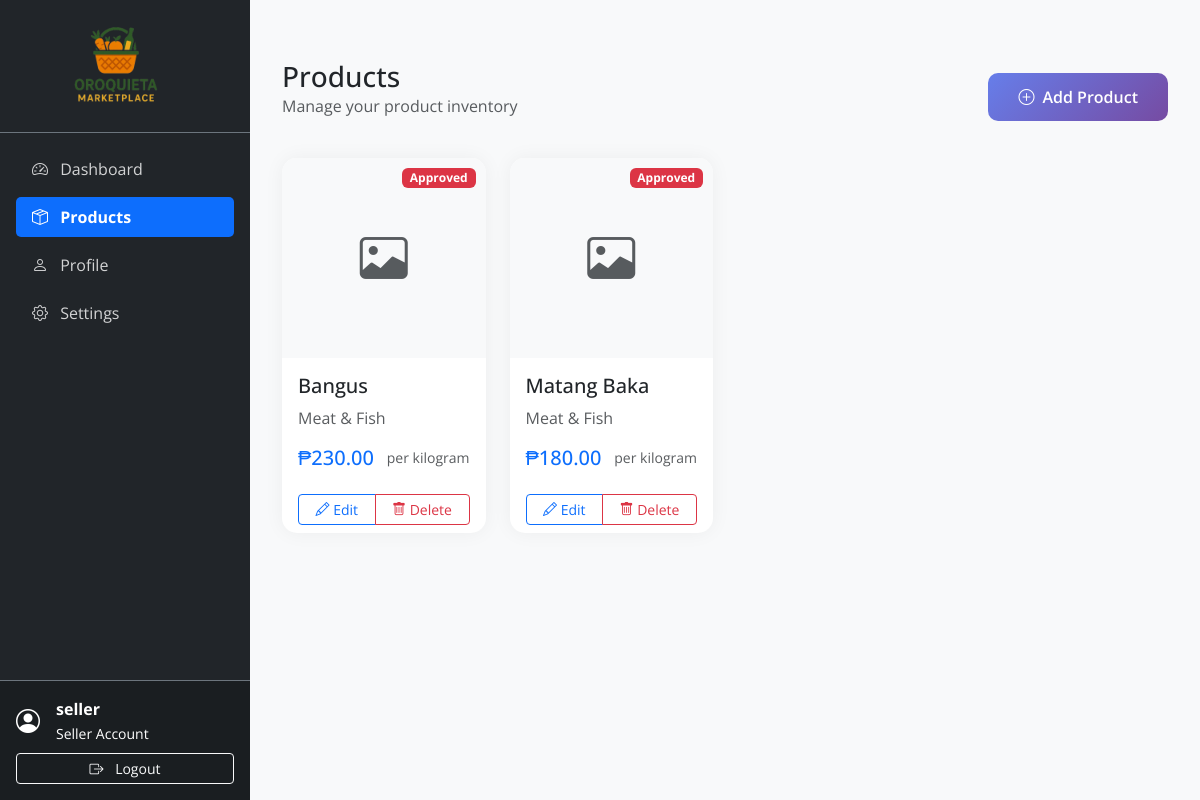
The app's page /seller/products.php (signed in) with its own data.
### tables this page shows
CREATE TABLE `products` (
  `id` int(11) NOT NULL,
  `seller_id` int(11) NOT NULL,
  `category_id` int(11) DEFAULT NULL,
  `name` varchar(255) NOT NULL,
  `description` text DEFAULT NULL,
  `price` decimal(10,2) NOT NULL,
  `stock_quantity` int(11) NOT NULL DEFAULT 0,
  `unit` varchar(20) DEFAULT NULL,
  `status` enum('pending','approved','rejected') DEFAULT 'pending',
  `image` blob NOT NULL,
  `is_active` tinyint(1) DEFAULT 1,
  `created_at` timestamp NOT NULL DEFAULT current_timestamp(),
  `updated_at` timestamp NOT NULL DEFAULT current_timestamp() ON UPDATE current_timestamp()
);

CREATE TABLE `categories` (
  `id` int(11) NOT NULL,
  `name` varchar(100) NOT NULL,
  `description` text DEFAULT NULL,
  `parent_id` int(11) DEFAULT NULL,
  `image` varchar(255) DEFAULT NULL,
  `is_active` tinyint(1) DEFAULT 1,
  `created_at` timestamp NOT NULL DEFAULT current_timestamp(),
  `updated_at` timestamp NOT NULL DEFAULT current_timestamp() ON UPDATE current_timestamp()
);

### seller/products.php (the view, shortened to what this page needs)
<?php
require_once '../includes/db_connect.php';
$seller_id = $_SESSION['user_id'];
$query = "SELECT p.*, c.name as category_name
          FROM products p
          LEFT JOIN categories c ON p.category_id = c.id
          WHERE p.seller_id = ?
          ORDER BY p.created_at DESC";
$stmt = $pdo->prepare($query);
$stmt->execute([$seller_id]);
$products_result = $stmt;
?>
<!DOCTYPE html>
<html lang="en">
<head>
    <link rel="stylesheet" href="https://use.fontawesome.com/releases/v5.15.4/css/all.css" />
    <link href="https://cdn.jsdelivr.net/npm/bootstrap-icons@1.4.1/font/bootstrap-icons.css" rel="stylesheet">
    <link href="https://cdn.jsdelivr.net/npm/bootstrap@5.3.0/dist/css/bootstrap.min.css" rel="stylesheet">
</head>
<body>
    <?php include 'sidebar.php'; ?>
    <div class="main-content">
        <div class="container-fluid">
            <div class="d-flex justify-content-between align-items-center mb-4">
                <div>
                    <h1 class="h3 mb-0 text-dark">Products</h1>
                    <p class="text-muted">Manage your product inventory</p>
                </div>
                <button class="btn btn-add-product text-white" data-bs-toggle="modal" data-bs-target="#addProductModal">
                    <i class="bi bi-plus-circle me-2"></i>Add Product
                </button>
            </div>
            <div class="row">
                <?php if ($products_result->rowCount() > 0): ?>
                    <?php while ($product = $products_result->fetch()): ?>
                        <div class="col-lg-3 col-md-4 col-sm-6 mb-4">
                            <div class="card product-card">
                                <div class="position-relative">
                                    <?php if (!empty($product['image'])): ?>
                                        <img
                                            class="product-image" alt="<?php echo htmlspecialchars($product['name']); ?>">
                                    <?php else: ?>
                                        <div class="product-image bg-light d-flex align-items-center justify-content-center">
                                            <i class="bi bi-image text-muted" style="font-size: 3rem;"></i>
                                        </div>
                                    <?php endif; ?>
                                    <span
                                        class="badge status-badge <?php echo $product['status'] == 'available' ? 'bg-success' : 'bg-danger'; ?>">
                                        <?php echo ucfirst($product['status']); ?>
                                    </span>
                                </div>
                                <div class="card-body">
                                    <h5 class="card-title"><?php echo htmlspecialchars($product['name']); ?></h5>
                                    <p class="card-text text-muted">
                                        <?php echo htmlspecialchars($product['category_name'] ? $product['category_name'] : 'Uncategorized'); ?>
                                    </p>
                                    <div class="d-flex justify-content-between align-items-center">
                                        <span
                                            class="h5 text-primary mb-0">₱<?php echo number_format($product['price'], 2); ?></span>
                                        <small class="text-muted">per <?php echo htmlspecialchars($product['unit']); ?></small>
                                    </div>
                                </div>
                                <div class="card-footer bg-transparent border-0">
                                    <div class="btn-group w-100" role="group">
                                        <button class="btn btn-outline-primary btn-sm"
                                            onclick="editProduct(<?php echo $product['id']; ?>)">
                                            <i class="bi bi-pencil"></i> Edit
                                        </button>
                                        <button class="btn btn-outline-danger btn-sm"
                                            onclick="deleteProduct(<?php echo $product['id']; ?>)">
                                            <i class="bi bi-trash"></i> Delete
                                        </button>
                                    </div>
                                </div>
                            </div>
                        </div>
                    <?php endwhile; ?>
                <?php endif; ?>
            </div>
        </div>
    </div>
</body>
</html>

### seller/products.php (style rules this page uses)
:root { --primary: #0d6efd; --secondary: #6c757d; --success: #198754; --info: #0dcaf0; --warning: #ffc107; --danger: #dc3545; --light: #f8f9fa; --dark: #212529; }
body { font-family: 'Open Sans', sans-serif; background-color: #f8f9fa; min-height: 100vh; }
.main-content { margin-left: 250px; padding: 20px; transition: all 0.3s; }
.product-card { border: none; border-radius: 15px; box-shadow: 0 0 20px rgba(0, 0, 0, 0.05); transition: all 0.3s; overflow: hidden; height: 100%; }
.product-image { height: 200px; object-fit: cover; width: 100%; }
.status-badge { position: absolute; top: 10px; right: 10px; }
.btn-add-product { background: linear-gradient(135deg, #667eea 0%, #764ba2 100%); border: none; border-radius: 10px; padding: 12px 30px; font-weight: 600; transition: all 0.3s; }

### records on screen
products: status "Approved", name "Bangus", category.name "Meat & Fish", price "230.00", unit "kilogram"
products: status "Approved", name "Matang Baka", category.name "Meat & Fish", price "180.00", unit "kilogram"

### other values on screen
$_SESSION['username'] "seller"
